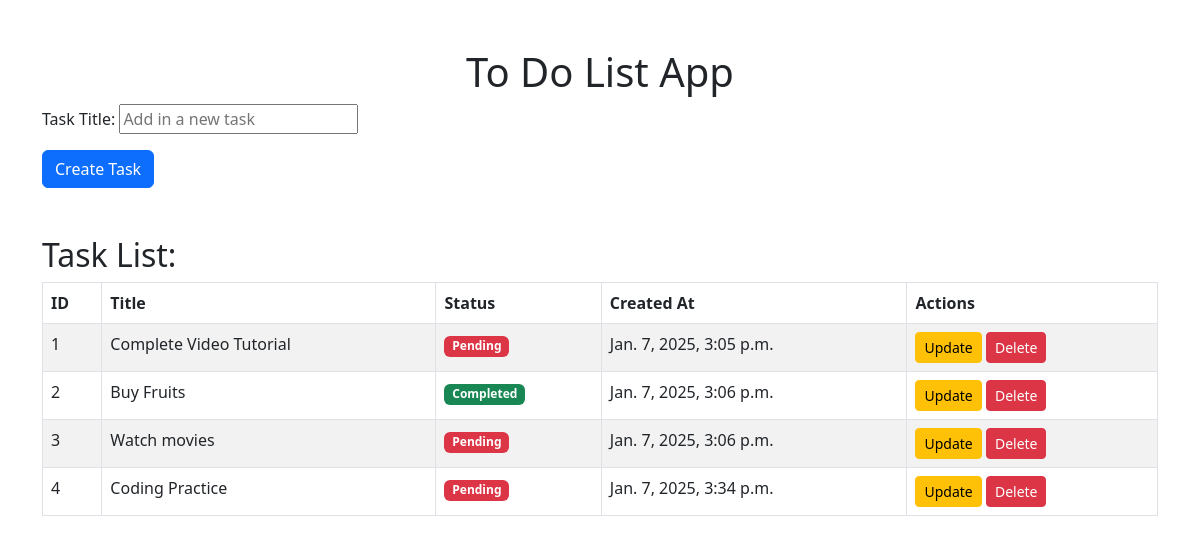
The page / on the database its author committed.
### tasks/models.py (models this page shows, shortened)
class Task(models.Model):
    title = models.CharField(max_length=200)
    completed = models.BooleanField(default=False)
    created_at = models.DateTimeField(auto_now_add=True)

### tasks/views.py (the view)
# urls.py: path('',views.index,name=""),
def index(request):
    form = TaskForm()
    tasks = Task.objects.all()
    if request.method == 'POST':
        form = TaskForm(request.POST)
        if form.is_valid():
            form.save()
        return redirect('/')
    return render(request,'tasks.html',
    {'tasks':tasks,'form':form})

### tasks/forms.py
class TaskForm(forms.ModelForm):
    title = forms.CharField(widget=forms.TextInput(attrs={'placeholder':'Add in a new task'}))
    class Meta:
        model = Task
        fields = "__all__"

### tasks/templates/tasks.html (shortened to what this page needs)
<!DOCTYPE html>
<html lang="en">
<head>
    <link href="https://cdn.jsdelivr.net/npm/bootstrap@5.3.0-alpha3/dist/css/bootstrap.min.css" rel="stylesheet">
</head>
<body>
    <div class="container mt-5">
        <h1 class="text-center">To Do List App</h1>
        <form method="POST" action="/">
            <div class="form-group">
                <label for="id_title">Task Title:</label>
                {{ form.title }}
            </div>
            <button class="btn btn-primary mt-3" type="submit">Create Task</button>
        </form>
        <h2 class="mt-5">Task List:</h2>
        <table class="table table-bordered table-striped">
            <thead>
                <tr>
                    <th>ID</th>
                    <th>Title</th>
                    <th>Status</th>
                    <th>Created At</th>
                    <th>Actions</th>
                </tr>
            </thead>
            <tbody>
                {% for task in tasks %}
                    <tr>
                        <td>{{ task.id }}</td>
                        <td>{{ task.title }}</td>
                        <td>
                            {% if task.completed %}
                                <span class="badge bg-success">Completed</span>
                            {% else %}
                                <span class="badge bg-danger">Pending</span>
                            {% endif %}
                        </td>
                        <td>{{ task.created_at }}</td>
                        <td>
                            <a href="{% url 'update-task' task.id %}" class="btn btn-warning btn-sm">Update</a>
                            <a href="{% url 'delete-task' task.id %}" class="btn btn-danger btn-sm">Delete</a>
                        </td>
                    </tr>
                {% endfor %}
            </tbody>
        </table>
    </div>
</body>
</html>

### rows shown on the page
Task: id "1", title "Complete Video Tutorial", completed "Pending", created_at "Jan. 7, 2025, 3:05 p.m."
Task: id "2", title "Buy Fruits", completed "Completed", created_at "Jan. 7, 2025, 3:06 p.m."
Task: id "3", title "Watch movies", completed "Pending", created_at "Jan. 7, 2025, 3:06 p.m."
Task: id "4", title "Coding Practice", completed "Pending", created_at "Jan. 7, 2025, 3:34 p.m."
